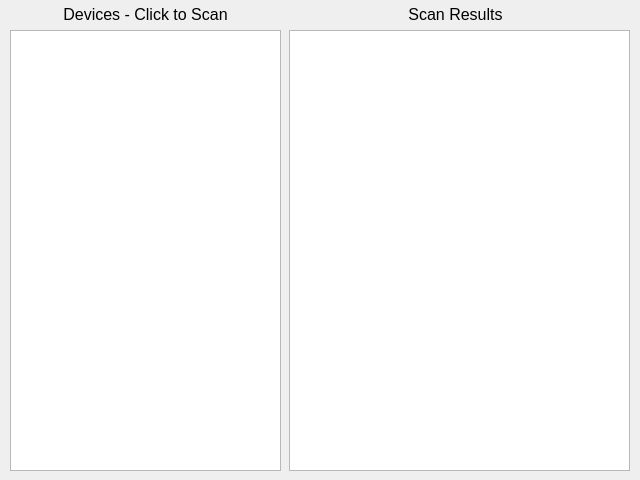
<?xml version="1.0" encoding="UTF-8"?>
<ui version="4.0">
 <class>MainWindow</class>
 <widget class="QMainWindow" name="MainWindow">
  <property name="geometry">
   <rect>
    <x>0</x>
    <y>0</y>
    <width>640</width>
    <height>480</height>
   </rect>
  </property>
  <property name="sizePolicy">
   <sizepolicy hsizetype="Maximum" vsizetype="Maximum">
    <horstretch>0</horstretch>
    <verstretch>0</verstretch>
   </sizepolicy>
  </property>
  <property name="minimumSize">
   <size>
    <width>640</width>
    <height>480</height>
   </size>
  </property>
  <property name="maximumSize">
   <size>
    <width>640</width>
    <height>480</height>
   </size>
  </property>
  <property name="font">
   <font>
    <pointsize>12</pointsize>
   </font>
  </property>
  <property name="windowTitle">
   <string>AOTAS</string>
  </property>
  <property name="windowIcon">
   <iconset>
    <normaloff>../icon.png</normaloff>../icon.png</iconset>
  </property>
  <widget class="QWidget" name="centralwidget">
   <widget class="QListWidget" name="listDevice">
    <property name="geometry">
     <rect>
      <x>10</x>
      <y>30</y>
      <width>271</width>
      <height>441</height>
     </rect>
    </property>
   </widget>
   <widget class="QListWidget" name="listResult">
    <property name="geometry">
     <rect>
      <x>289</x>
      <y>30</y>
      <width>341</width>
      <height>441</height>
     </rect>
    </property>
   </widget>
   <widget class="QLabel" name="label">
    <property name="geometry">
     <rect>
      <x>10</x>
      <y>-1</y>
      <width>271</width>
      <height>31</height>
     </rect>
    </property>
    <property name="text">
     <string>Devices - Click to Scan</string>
    </property>
    <property name="alignment">
     <set>Qt::AlignCenter</set>
    </property>
   </widget>
   <widget class="QLabel" name="label_2">
    <property name="geometry">
     <rect>
      <x>285</x>
      <y>-1</y>
      <width>341</width>
      <height>31</height>
     </rect>
    </property>
    <property name="text">
     <string>Scan Results</string>
    </property>
    <property name="alignment">
     <set>Qt::AlignCenter</set>
    </property>
   </widget>
  </widget>
 </widget>
 <resources/>
 <connections/>
</ui>
